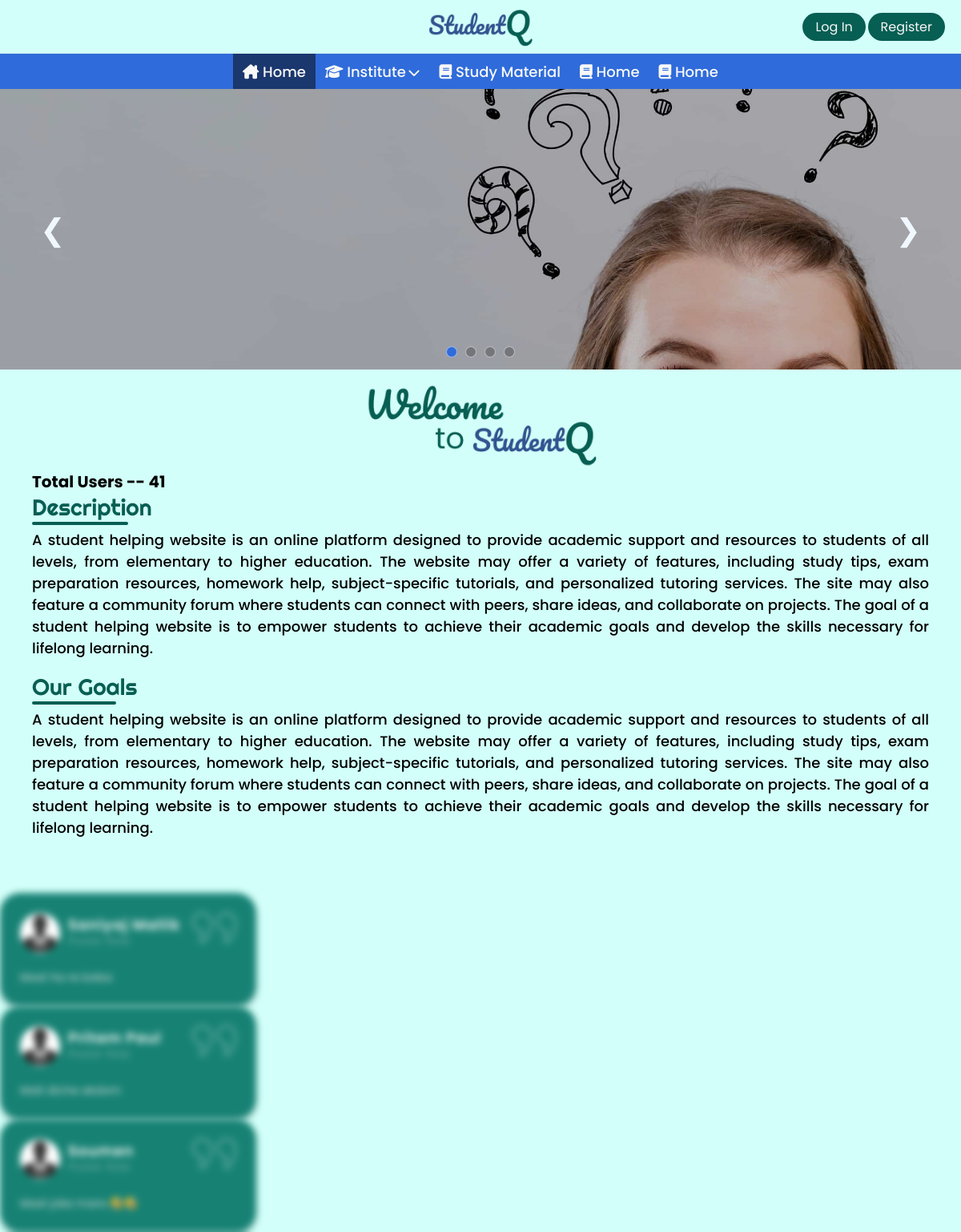
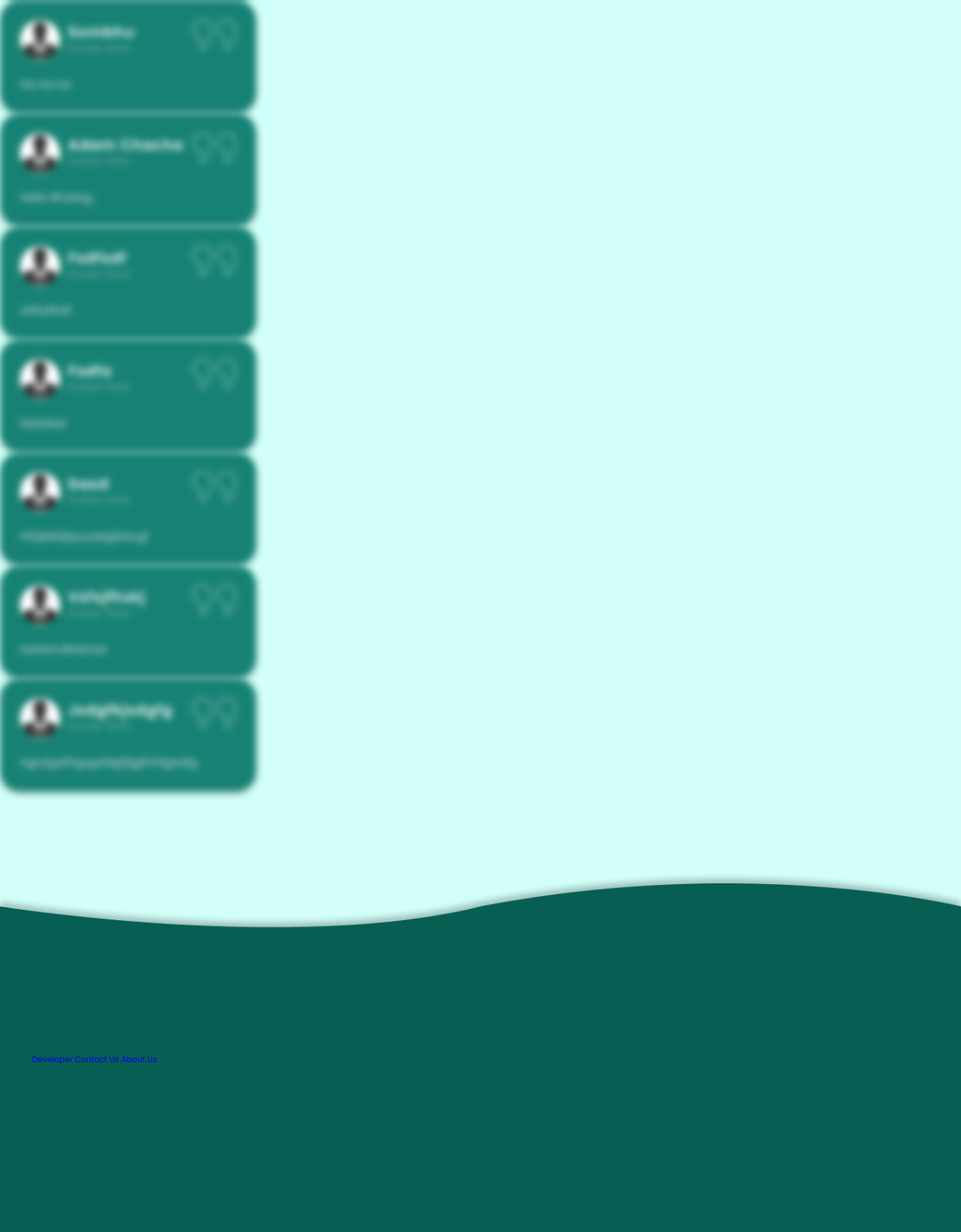
The page / on the database its author committed (2 pictures, top to bottom).
### Base/models.py (models this page shows, shortened)
class Review(models.Model):
    poster = models.CharField(max_length=100)
    review = models.CharField(max_length=500)

### Base/views.py (the view, shortened to what this page needs)
# urls.py: path('', views.home, name='home'),
def home(request):
    context = {}
    userCount = User.objects.all().count()
    context['TotalUser'] = userCount
    reviews = Review.objects.all()
    context["reviews"] = reviews
    return render(request, 'home.html', context )

### Base/templates/home.html (shortened to what this page needs)
{% extends 'main.html' %}
{% load static %}
{% block css %}
<link rel="stylesheet" href="{% static 'mStyle/slider.css' %}">
<link rel="stylesheet" href="{% static 'mstyle/home.css' %}">
{% endblock css %}
{% block body %}
{% if request.user.is_authenticated %}
<div class="main">
  <div class="userVisits">
    <h1>User total -- {{TotalUser}}</h1>
  </div>
  Hello <span>{{ user.profile.fullName|capfirst }}</span>
  <br />
  I am a <span>{{ user.profile.role|capfirst }}</span>
  <br />
  Phone no <span>{{ user.profile.phNo }}</span>
  <br />
  Social media link <span>{{ user.profile.socialId }}</span>
  <br />
  About me - <span>{{ user.profile.desc }}</span>
  <br />
  <img src="{{dp.url}}" alt="" class="dpProfile">
  <br />
  <h3>Role details</h3>
  {% if user.profile.role == 'teacher' %}
  Teacher Location is <span>{{ teacher.location|capfirst }}</span>
  <br />
  dptOfTeaching is <span>{{ teacher.dptOfTeaching|upper }}</span>
  <br />
  Teacher Location is <span>{{ teacher.qualification|upper }}</span>
  <br />
  {% elif user.profile.role == 'student' %}Student Institute is <span>{{ student.institute|capfirst }}</span>
  <br />
  Student subject is <span>{{ student.subject|upper }}</span>
  <br />
  interest in <span>{{ student.interest }}</span>
  <br />
  Student courseDuration is <span>{{ student.courseDuration }}</span>
  <br />
  {% elif user.profile.role == 'owner' %}Owner of Mess <span>{{ owner.mess_name|capfirst }}</span>
  <br />
  Room rent <span>{{ owner.rent }}</span>
  <br />
  bedAvailable<span>{{ owner.bedAvailable }}</span>
  <br />
  address <span>{{ owner.address }}</span>
  <br />
  {% endif %}
</div>
{% else %}
{% include 'homeBody.html' %}
{% endif %}
{% endblock %}

### Base/templates/homeBody.html (shortened to what this page needs)
{% load static %}
{% block css %}
<link rel="stylesheet" href="https://cdn.jsdelivr.net/npm/swiper@9/swiper-bundle.min.css" />
{% endblock css %}
<div class="slider__container">
  <div class="slide">
    <ul class="slideImages__container">
      <li class="slideImage">
        <img src="{% static 'sliderImages/first_1.jpg' %}" alt="sliderImages" class="carousel__image">
      </li>
    </ul>
  </div>
  <div class="arrow__container">
    <span class="carousel__arrow left__arrow">&#10094;</span>
    <span class="carousel__arrow right__arrow">&#10095;</span>
  </div>
  <div class="pagination--dot__container">
    <div class="pagination__dot pagination__current"></div>
    <div class="pagination__dot"></div>
    <div class="pagination__dot"></div>
    <div class="pagination__dot"></div>
  </div>
</div>
<div class="welcome__img">
  <img src={% static 'media/Wlcome-screen.png' %} alt="Welcome to StudentQ" />
</div>
<div class="home__body">
  <h1>Total Users -- {{TotalUser}}</h1>
  <h3 class="stylish__desc--heading">Description</h3>
  <p class="home__body--description">
    A student helping website is an online platform designed to provide academic support and resources to students of
    all levels, from elementary to higher education. The website may offer a variety of features, including study tips,
    exam preparation resources, homework help, subject-specific tutorials, and personalized tutoring services. The site
    may also feature a community forum where students can connect with peers, share ideas, and collaborate on projects.
    The goal of a student helping website is to empower students to achieve their academic goals and develop the skills
    necessary for lifelong learning.
  </p>
  <h3 class="stylish__desc--heading">Our Goals</h3>
  <p class="home__body--description">
    A student helping website is an online platform designed to provide academic support and resources to students of
    all levels, from elementary to higher education. The website may offer a variety of features, including study tips,
    exam preparation resources, homework help, subject-specific tutorials, and personalized tutoring services. The site
    may also feature a community forum where students can connect with peers, share ideas, and collaborate on projects.
    The goal of a student helping website is to empower students to achieve their academic goals and develop the skills
    necessary for lifelong learning.
  </p>
</div>
<div class="swiper-container">
  <div class="swiper-wrapper">
    {% for rv in reviews %}
    <div class="swiper-slide">
      <div class="testimonialBox">
        <img src="{% static 'icons/right-quote-64.png' %}" alt="quotePNG" class="quote">
        <div class="details_of_review">
          <div class="imgBox">
            <img src="{% static 'media/bydefault.jpg' %}" alt="dp profile" class="dp-profile">
          </div>
          <h4 class="poster-name">{{ rv.poster }} <br><span>Poster Role </span></h4>
        </div>
        <div class="contentReview">
          <p>
            {{ rv.review }}
          </p>
        </div>
      </div>
    </div>
    {% endfor %}
  </div>
</div>
{% include 'footer.html' %}

### static/mStyle/main.css (style rules this page uses)
:root { --light-green-theme: #D2FFF9; --light-blue: #669CFF; --main-blue: #2F6BDA; --dark-blue: #1a376e; --light-dark-blue: #083891; --theme-clr: #075E53; --theme-clr-light: #178274; --hover-green: #094a42; --black: #000; --white: #fff; --drk-white: #f8f8f8; --light-gray: #d9d9d9; --placeholder-clr: #707070; --main-yellow: #FFE454; scrollbar-width: thin; scrollbar-color: var(--theme-clr) var(--light-gray); }
*, *::before, *::after { margin: 0; padding: 0; box-sizing: border-box; }
html { font-size: 62.5%; overflow-x: hidden; }
body { min-height: 100vh; font-family: 'Poppins', sans-serif; overflow-x: hidden; background: var(--light-green-theme); }

### static/mStyle/slider.css (style rules this page uses)
.slider__container { position: relative; width: 100%; height: 35rem; background-color: var(--theme-clr); overflow: hidden; }
.slide { position: inherit; width: 100%; height: 35rem; }
.slideImages__container { display: flex; list-style: none; margin: 0; padding: 0; transition: transform 0.5s ease; height: 35rem; position: relative; padding: 0; margin: 0; }
.slideImages__container li img { position: absolute; width: 100%; height: 35rem; object-fit: cover; }
.slideImage { flex: 0 0 100%; }
.pagination--dot__container { position: absolute; width: 100%; padding: 1.5rem; display: flex; gap: 1rem; align-items: center; justify-content: center; bottom: 0; left: 0; }
.pagination__dot { height: 1.4rem; width: 1.4rem; background-color: rgba(0, 0, 0, 0.25); border: 1px solid rgba(255, 255, 255, 0.5); border-radius: 50%; cursor: pointer; }
.pagination__current { background-color: var(--main-blue); }
.arrow__container { position: absolute; height: 100%; width: 100%; background-color: rgba(0, 0, 0, 0.25); top: 0; left: 0; }
.carousel__arrow { position: absolute; top: 50%; color: aliceblue; font-size: 3.8rem; font-weight: 200; transform: translateY(-50%); user-select: none; cursor: pointer; transition: all 0.5s ease; }
.carousel__arrow.left__arrow { left: 5rem; }
.carousel__arrow.right__arrow { right: 5rem; }

### rows shown on the page
Review: poster "Saniyaj Mallik", review "Mast ha re baba"
Review: poster "Pritam Paul", review "Mati diche akdom"
Review: poster "Soumen", review "Mast joke mara 🤣🤣"
Review: poster "Sombhu", review "Ha ha ha"
Review: poster "Adam Chacha", review "Hello Bhailog"
Review: poster "Fsdfsdf", review "sdfsdfsdf"
Review: poster "Fsdfa", review "fdafdad"
Review: poster "Dasd", review "hfhjkklhjkjurydegfsdvgf"
Review: poster "Vsfsjfhskj", review "hshfshvfkhkhsd"
Review: poster "Jsdgfkjsdgfg", review "hgiufgsifhgsgsfdgffjgjfnhfgbdfg"

### other values the page prints
{{ TotalUser }} "41"
